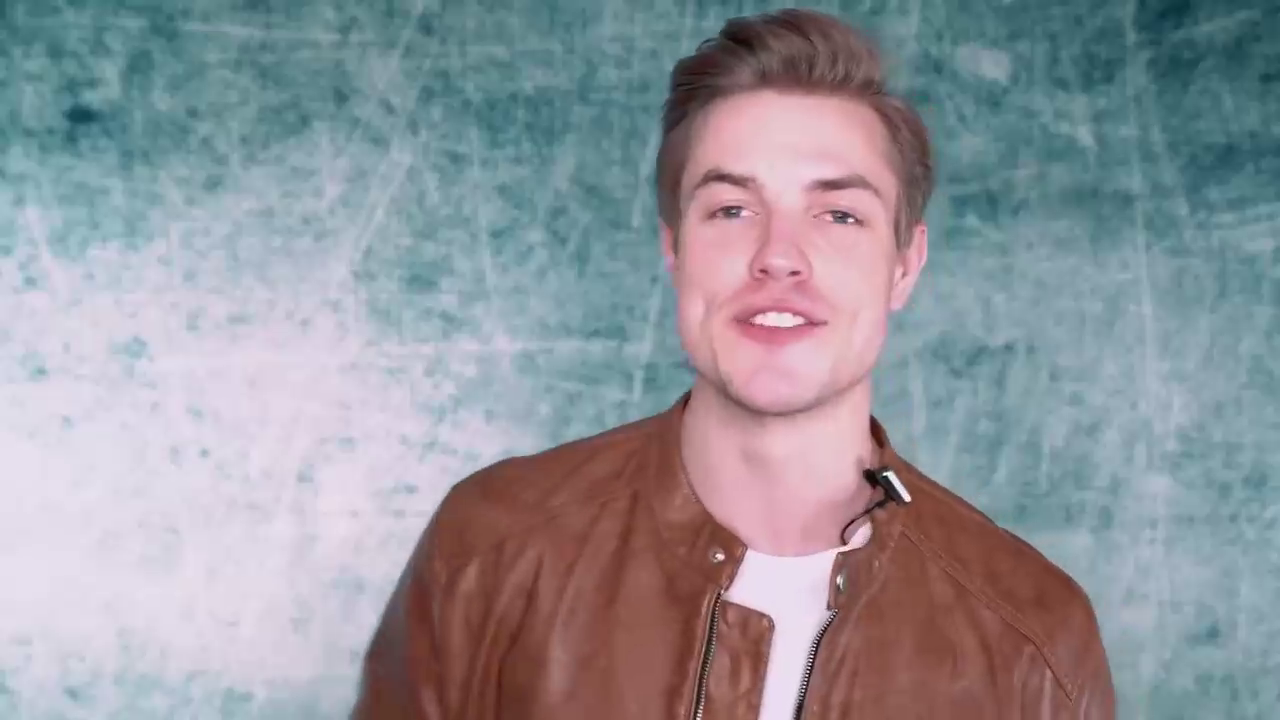
#> input picture frame 33 of 02_Face Detection/Video.mp4, 1280 x 720 px
$ python main.py
#> lines starting #> are read from the running program, lines starting #| are printed output that depends on the picture; after the words box and inside, x2 and y2 are one past the last pixel; in counts of white or black regions, pixels touching at a corner belong together
# owner2plusai
import cv2 as cv


# vip : CascadeClassifier so weak pretrained model for detetion
face_detection = cv.CascadeClassifier("haarcascade_frontalface_default.xml")
cap = cv.VideoCapture("Video.mp4")


while cap.isOpened():
    sucess, frame = cap.read()
#> frame is the input picture: shape (720, 1280, 3); mean B, G, R 155.7, 148.6, 146.9
    if not sucess:
        break

    colorRGB = cv.cvtColor(frame, cv.COLOR_BGR2GRAY)
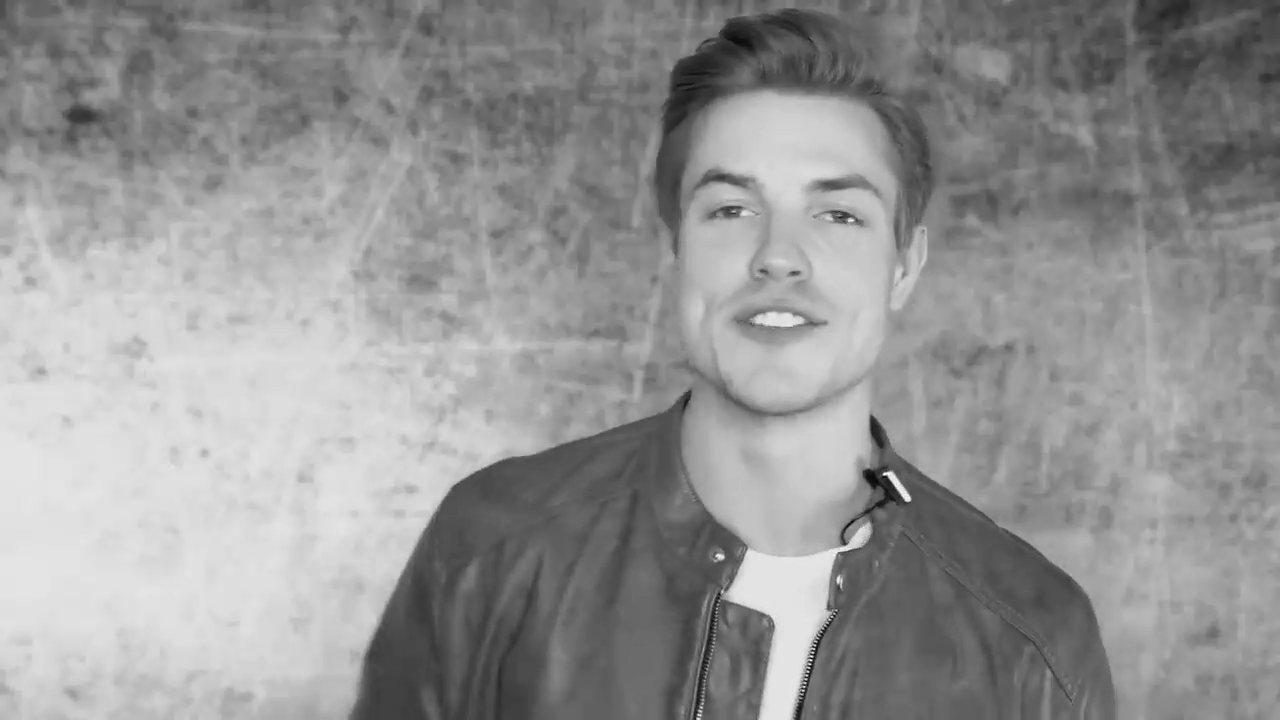
#> colorRGB: shape (720, 1280); min 2, max 255, mean 148.9
    detection = face_detection.detectMultiScale(colorRGB)
#> detection = [[1060, 469, 53, 53], [464, 133, 76, 76], [668, 340, 197, 197], [631, 95, 303, 303]]


    for (sx,sy,sw,sh) in detection:
        cv.rectangle(frame,
                     (sx,sy),
                     (sx+sw, sy+sh),
                     (255,0,0),2)

        cv.putText(frame,
                   "Face",
                   (sx,sy),
                   cv.FONT_HERSHEY_COMPLEX,
                   1,(0,0,255),2)
#> this loop made 4 passes
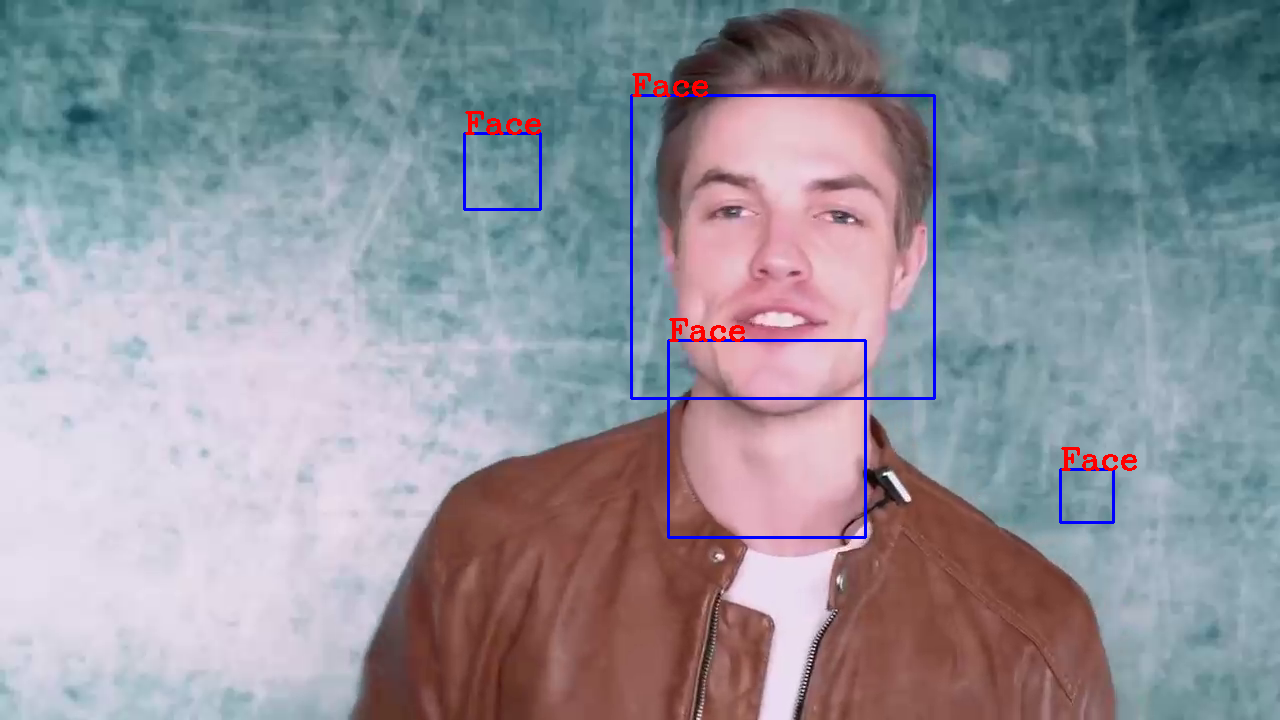
#> frame: shape (720, 1280, 3); 1.06% of pixels changed, all inside (x1, y1, x2, y2) = (463, 73, 1137, 539)

    cv.imshow("Result", frame)
    if cv.waitKey(1) & 0xFF == ord("q"):
#> (key q is pressed here)
        break

cv.destroyAllWindows()

$ run again, starting later in the video
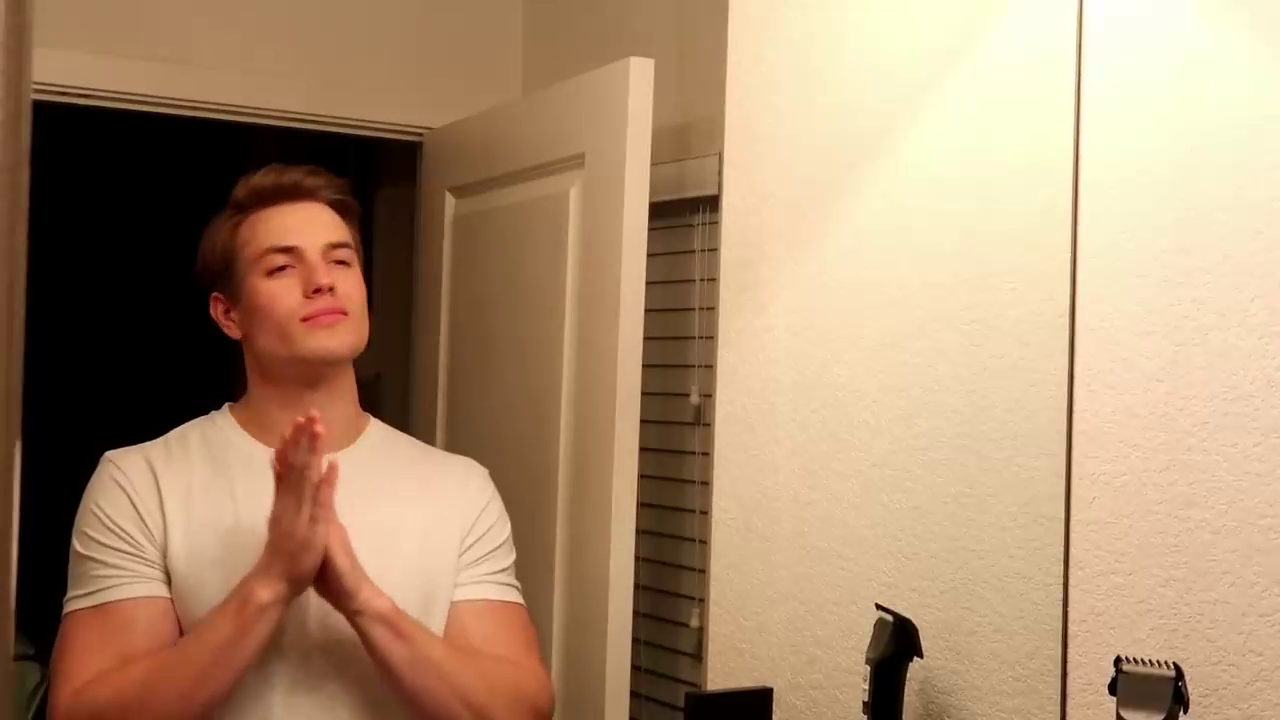
#> input picture frame 152 of 02_Face Detection/Video.mp4, 1280 x 720 px
#> frame is the input picture: shape (720, 1280, 3); mean B, G, R 111.3, 141.3, 171.6
#> `colorRGB = cv.cvtColor(frame, cv.COLOR_BGR2GRAY)`:
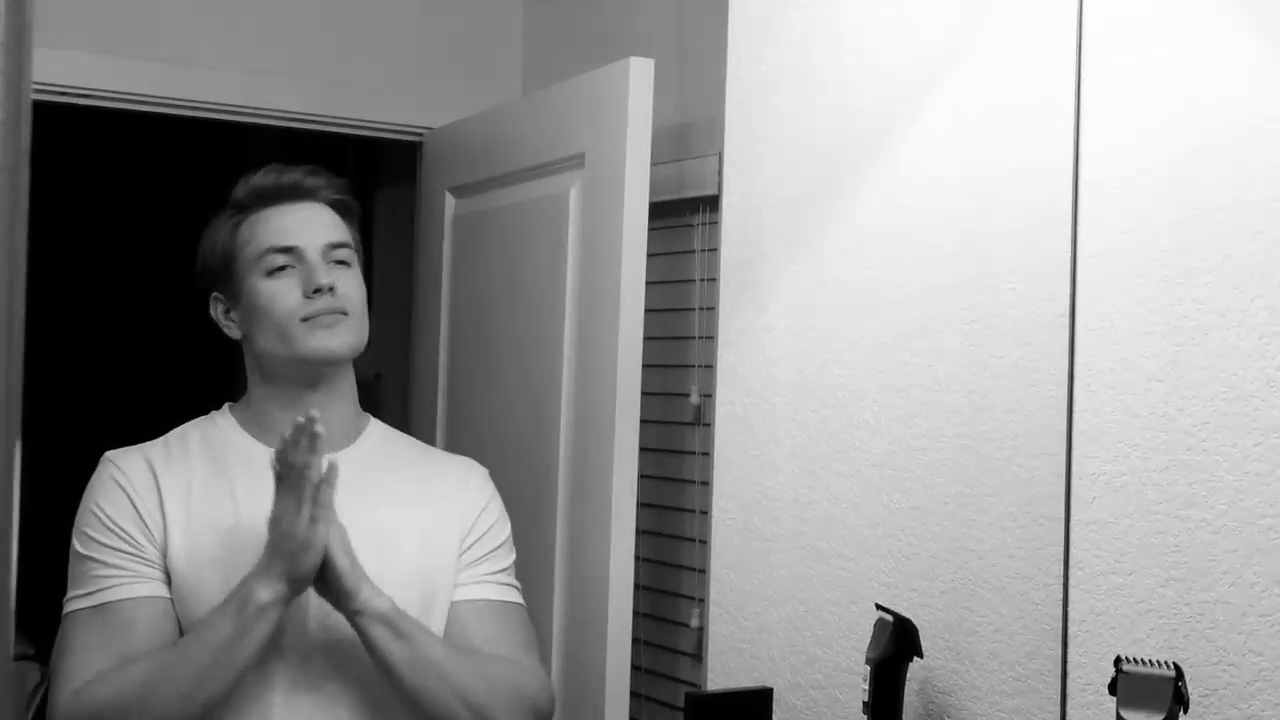
#> colorRGB: shape (720, 1280); min 0, max 254, mean 146.9
#> detection = [[240, 202, 150, 150]]
#> the loop `for (sx,sy,sw,sh) in detection:` made 1 pass
#> after the loop `for (sx,sy,sw,sh) in detection:`:
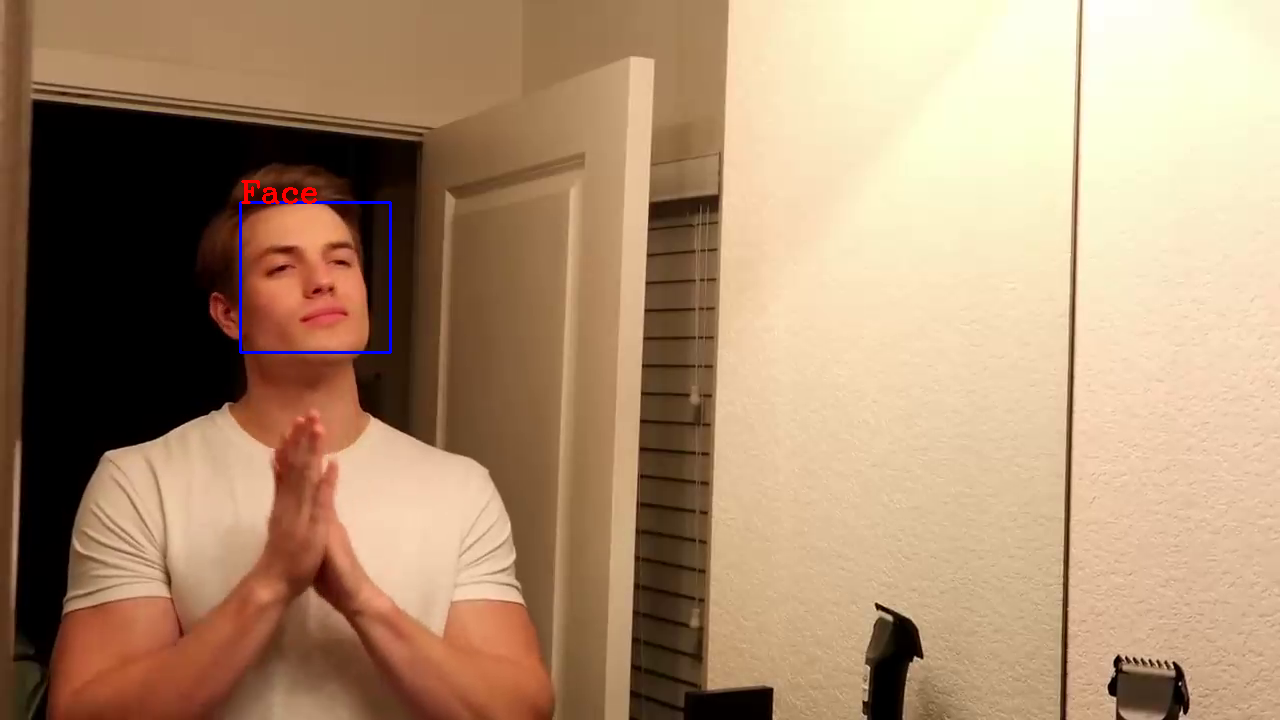
#> frame: shape (720, 1280, 3); 0.26% of pixels changed, all inside (x1, y1, x2, y2) = (239, 180, 392, 354)

$ run again, starting later in the video
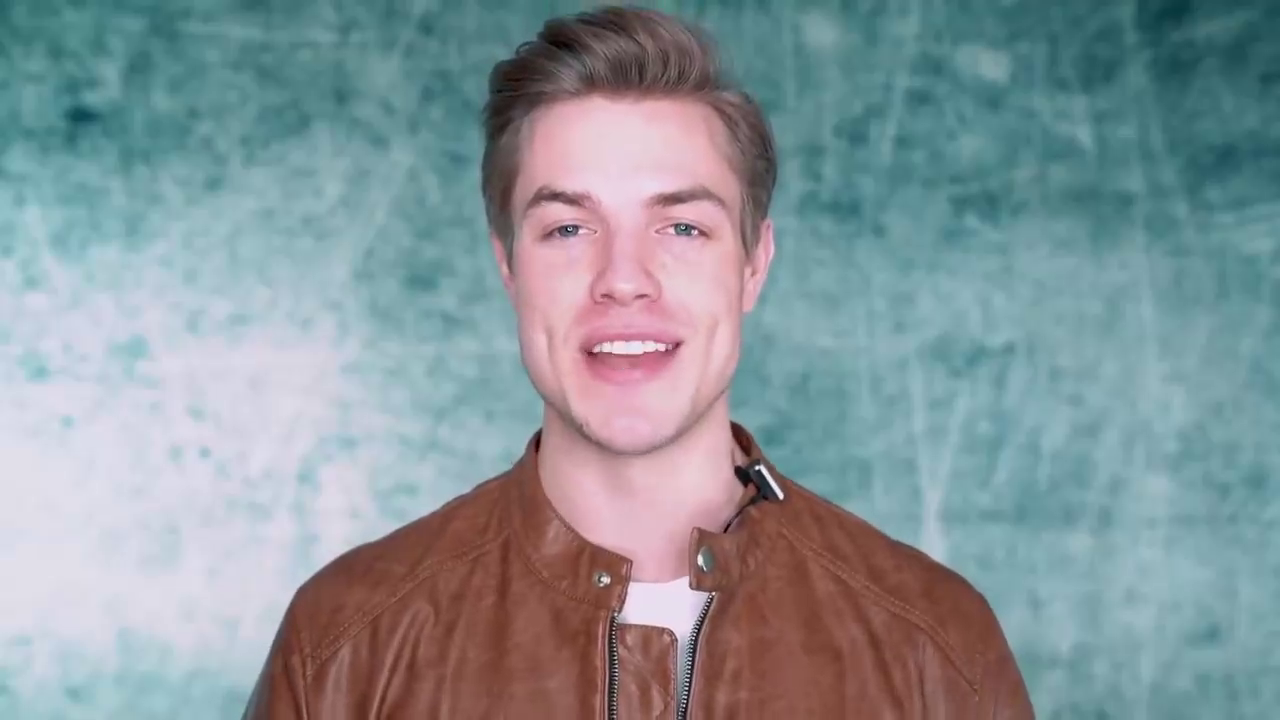
#> input picture frame 270 of 02_Face Detection/Video.mp4, 1280 x 720 px
#> frame is the input picture: shape (720, 1280, 3); mean B, G, R 154, 149, 136.1
#> `colorRGB = cv.cvtColor(frame, cv.COLOR_BGR2GRAY)`:
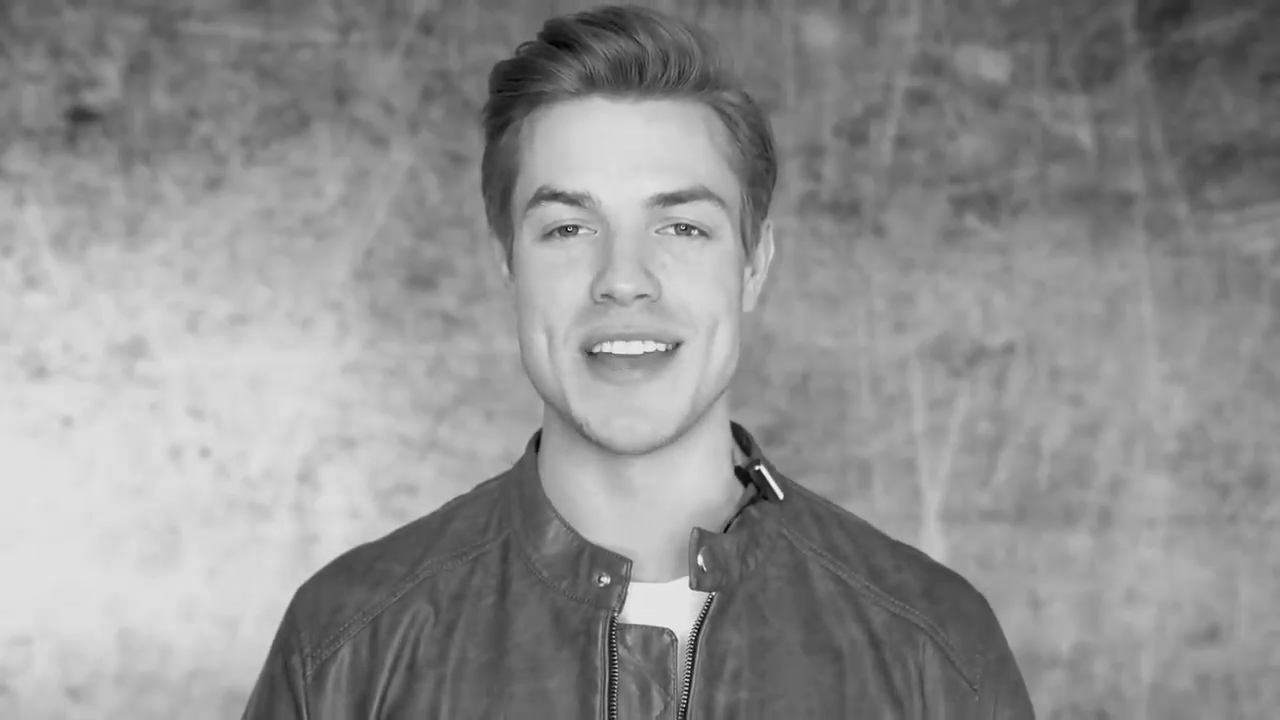
#> colorRGB: shape (720, 1280); min 1, max 251, mean 145.7
#> detection = [[469, 108, 314, 314]]
#> the loop `for (sx,sy,sw,sh) in detection:` made 1 pass
#> after the loop `for (sx,sy,sw,sh) in detection:`:
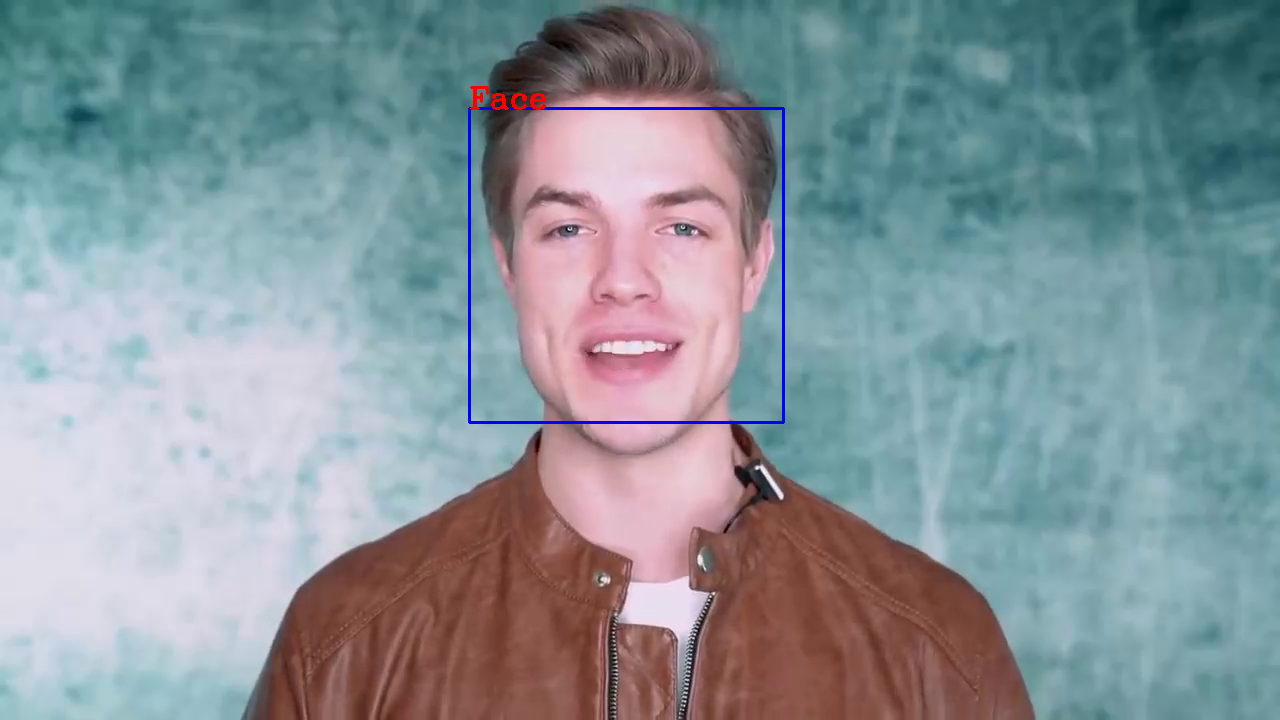
#> frame: shape (720, 1280, 3); 0.47% of pixels changed, all inside (x1, y1, x2, y2) = (468, 86, 785, 424)
